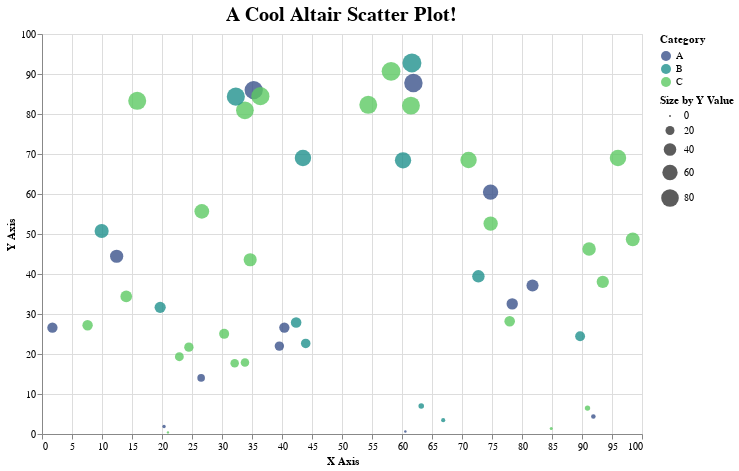

The cell this chart's notebook holds for it:
### Code cell
import altair as alt
import pandas as pd
import numpy as np

# Create a random dataset for a scatter plot
data = pd.DataFrame({
    'X Values': np.random.rand(50) * 100,
    'Y Values': np.random.rand(50) * 100,
    'Category': np.random.choice(['A', 'B', 'C'], size=50)
})

# Create a scatter plot
chart = alt.Chart(data).mark_circle(size=200, opacity=0.8).encode(
    x=alt.X('X Values:Q', title='X Axis', scale=alt.Scale(zero=False)),
    y=alt.Y('Y Values:Q', title='Y Axis', scale=alt.Scale(zero=False)),
    color=alt.Color('Category:N', title='Category', scale=alt.Scale(scheme='viridis')),
    size=alt.Size('Y Values:Q', title='Size by Y Value'),
    tooltip=['X Values', 'Y Values', 'Category']
).properties(
    title=alt.TitleParams(text='A Cool Altair Scatter Plot!', fontSize=20),
    width=600,
    height=400
)

# Display the chart
chart

### Figure 1 — Vega-Lite specification as saved in the notebook (floating-point values rounded to 4 significant figures)
{"config": {"view": {"continuousWidth": 300, "continuousHeight": 300}}, "data": {"name": "data-1a158bb95caa7c4fa86700237d8ea18e"}, "mark": {"type": "circle", "opacity": 0.8, "size": 200}, "encoding": {"color": {"field": "Category", "scale": {"scheme": "viridis"}, "title": "Category", "type": "nominal"}, "size": {"field": "Y Values", "title": "Size by Y Value", "type": "quantitative"}, "tooltip": [{"field": "X Values", "type": "quantitative"}, {"field": "Y Values", "type": "quantitative"}, {"field": "Category", "type": "nominal"}], "x": {"field": "X Values", "scale": {"zero": false}, "title": "X Axis", "type": "quantitative"}, "y": {"field": "Y Values", "scale": {"zero": false}, "title": "Y Axis", "type": "quantitative"}}, "height": 400, "title": {"text": "A Cool Altair Scatter Plot!", "fontSize": 20}, "width": 600, "$schema": "https://vega.github.io/schema/vega-lite/v5.20.1.json", "datasets": {"data-1a158bb95caa7c4fa86700237d8ea18e": [{"X Values": 30.36, "Y Values": 25.04, "Category": "C"}, {"X Values": 21.0, "Y Values": 0.3969, "Category": "C"}, {"X Values": 42.36, "Y Values": 27.87, "Category": "B"}, {"X Values": 91.89, "Y Values": 4.378, "Category": "A"}, {"X Values": 74.77, "Y Values": 52.6, "Category": "C"}, {"X Values": 60.56, "Y Values": 0.6217, "Category": "A"}, {"X Values": 89.69, "Y Values": 24.46, "Category": "B"}, {"X Values": 33.82, "Y Values": 80.92, "Category": "C"}, {"X Values": 78.37, "Y Values": 32.53, "Category": "A"}, {"X Values": 22.89, "Y Values": 19.33, "Category": "C"}, {"X Values": 93.46, "Y Values": 38.04, "Category": "C"}, {"X Values": 54.38, "Y Values": 82.3, "Category": "C"}, {"X Values": 20.34, "Y Values": 1.867, "Category": "A"}, {"X Values": 12.44, "Y Values": 44.44, "Category": "A"}, {"X Values": 32.3, "Y Values": 84.33, "Category": "B"}, {"X Values": 74.76, "Y Values": 60.48, "Category": "A"}, {"X Values": 90.92, "Y Values": 6.476, "Category": "C"}, {"X Values": 7.598, "Y Values": 27.19, "Category": "C"}, {"X Values": 34.7, "Y Values": 43.56, "Category": "C"}, {"X Values": 24.48, "Y Values": 21.71, "Category": "C"}, {"X Values": 26.63, "Y Values": 55.66, "Category": "C"}, {"X Values": 60.17, "Y Values": 68.42, "Category": "B"}, {"X Values": 1.737, "Y Values": 26.58, "Category": "A"}, {"X Values": 9.941, "Y Values": 50.75, "Category": "B"}, {"X Values": 63.21, "Y Values": 6.996, "Category": "B"}, {"X Values": 43.49, "Y Values": 68.99, "Category": "B"}, {"X Values": 91.18, "Y Values": 46.27, "Category": "C"}, {"X Values": 61.65, "Y Values": 92.78, "Category": "B"}, {"X Values": 32.11, "Y Values": 17.67, "Category": "C"}, {"X Values": 66.87, "Y Values": 3.456, "Category": "B"}, {"X Values": 84.87, "Y Values": 1.361, "Category": "C"}, {"X Values": 71.1, "Y Values": 68.5, "Category": "C"}, {"X Values": 33.83, "Y Values": 17.9, "Category": "C"}, {"X Values": 58.18, "Y Values": 90.68, "Category": "C"}, {"X Values": 43.95, "Y Values": 22.64, "Category": "B"}, {"X Values": 98.46, "Y Values": 48.67, "Category": "C"}, {"X Values": 61.9, "Y Values": 87.75, "Category": "A"}, {"X Values": 72.73, "Y Values": 39.42, "Category": "B"}, {"X Values": 26.52, "Y Values": 14.03, "Category": "A"}, {"X Values": 96.0, "Y Values": 69.01, "Category": "C"}, {"X Values": 35.28, "Y Values": 85.97, "Category": "A"}, {"X Values": 61.49, "Y Values": 82.08, "Category": "C"}, {"X Values": 77.95, "Y Values": 28.2, "Category": "C"}, {"X Values": 36.4, "Y Values": 84.45, "Category": "C"}, {"X Values": 15.87, "Y Values": 83.29, "Category": "C"}, {"X Values": 14.04, "Y Values": 34.4, "Category": "C"}, {"X Values": 40.39, "Y Values": 26.6, "Category": "A"}, {"X Values": 39.56, "Y Values": 21.97, "Category": "A"}, {"X Values": 19.69, "Y Values": 31.66, "Category": "B"}, {"X Values": 81.75, "Y Values": 37.12, "Category": "A"}]}}
